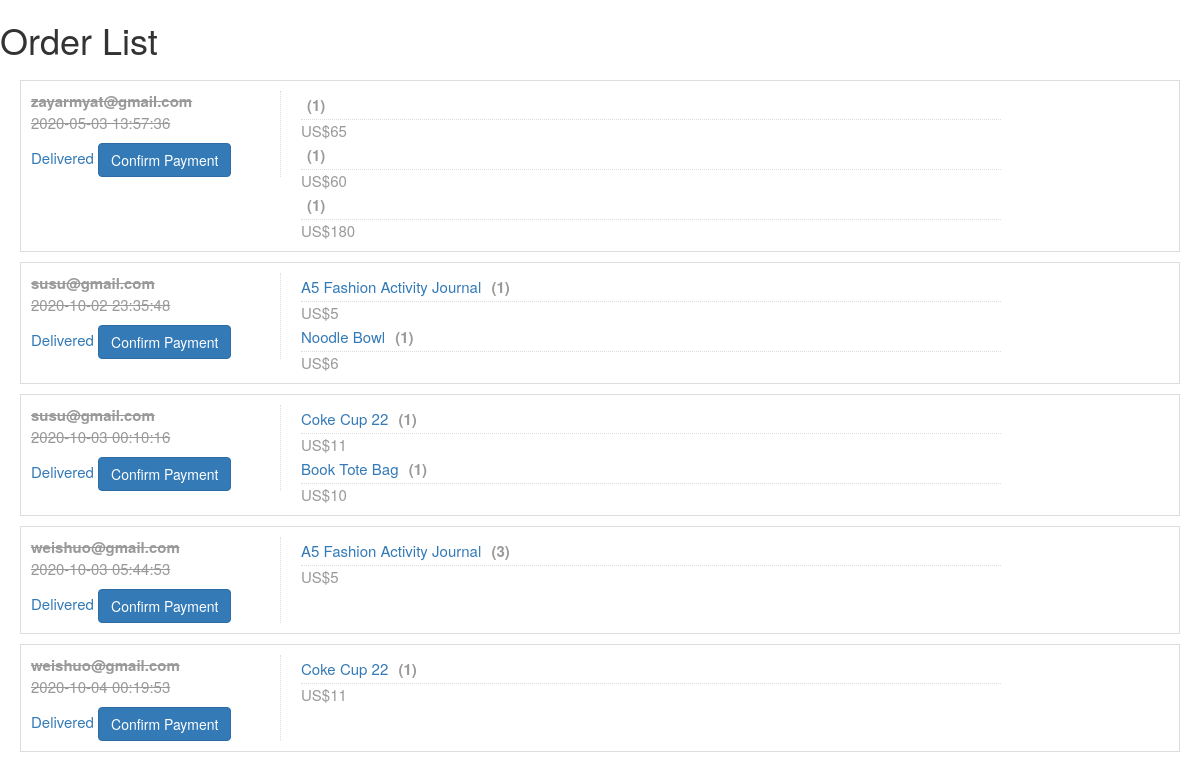
The app's page /admin/order.php with its own data.
### tables this page shows
CREATE TABLE `orders` (
  `order_id` int(11) NOT NULL,
  `customer` varchar(255) NOT NULL,
  `shipping_id` int(11) NOT NULL,
  `status` int(1) NOT NULL,
  `total_amt` float NOT NULL,
  `total_qty` int(11) NOT NULL,
  `payment_type` varchar(255) NOT NULL,
  `created_date` datetime NOT NULL,
  `modified_date` datetime NOT NULL
);

CREATE TABLE `order_items` (
  `order_item_id` int(11) NOT NULL,
  `order_id` int(11) NOT NULL,
  `product_id` int(11) NOT NULL,
  `product_name` varchar(255) NOT NULL,
  `price` varchar(255) NOT NULL,
  `units` int(11) NOT NULL,
  `total` varchar(255) NOT NULL,
  `customer` varchar(255) NOT NULL
);

CREATE TABLE `product` (
  `id` int(11) NOT NULL,
  `product_name` varchar(255) NOT NULL,
  `categories` varchar(255) NOT NULL,
  `sub_cat` varchar(255) NOT NULL,
  `brand` varchar(255) NOT NULL,
  `package` varchar(255) NOT NULL,
  `supplier` varchar(255) NOT NULL,
  `description` text NOT NULL,
  `price` varchar(50) NOT NULL,
  `cover` varchar(255) NOT NULL,
  `qty` int(11) NOT NULL,
  `created_date` datetime NOT NULL,
  `modified_date` datetime NOT NULL
);

### admin/order.php (the view, shortened to what this page needs)
<?php
   include('../confs/config.php');
   include('header.php');
?>
<link rel="stylesheet" type="text/css" href="css/order.css">
<h1>Order List</h1>
<?php
	$orders = mysqli_query($mysqli,"SELECT * FROM orders"); ?>
	<ul class="orders">
	<?php while($order = mysqli_fetch_assoc($orders)):
?>
 <?php if($order['status']): ?>
 	<li class="delivered">
 <?php else: ?>
 	<li>
 <?php endif; ?>
 <div class="order">
 	<b><?php echo $order['customer']; ?></b>
 	<p><?php echo $order['created_date']; ?></p>
 	<?php if($order['status'] == 0){ ?>
 	<a href="order_status.php?id=<?php echo $order['order_id']?>&status=0" >Undo</a>
 	<?php }else if($order['status'] == 2){ ?>
 	<a href="order_status.php?id=<?php echo $order['order_id']?>&status=2" >Waiting Payment</a>
 <?php }else{ ?>
 	<a href="order_status.php?id=<?php echo $order['order_id']?>&status=1"
 	>Delivered</a>
 <?php } ?>
    <a href="" class="btn btn-primary">Confirm Payment</a>
 </div>
 <div class="items">
 	<?php
 		$order_id = $order['order_id'];
 		$items = mysqli_query($mysqli,"SELECT order_items.*,product.product_name FROM order_items LEFT JOIN product ON order_items.product_id = product.id WHERE order_items.order_id = $order_id");
 		while($item = mysqli_fetch_assoc($items)):
 		?>
 		<b><a href=""><?php echo $item['product_name'] ?></a>
 		(<?php echo $item['units'] ?>) </b>
 		US$<?php echo $item['price'] ?>
 	<?php endwhile; ?>
 </div>
 	</li>
<?php endwhile; ?>
</ul>

### admin/css/order.css (style rules this page uses)
ul.orders { list-style: none; margin: 20px; padding: 0; line-height: 1.5em; }
ul.orders li { padding: 10px; border: 1px solid #ddd; margin-bottom: 10px; overflow: hidden; font-size: 15px; }
ul.orders .order { float: left; width: 250px; border-right: 1px dotted #ddd; margin-right: 20px; }
ul.orders .items { float: left; width: 700px; }
ul.orders b, ul.orders i, ul.orders span { display: block; }
ul.orders .items a { font-weight: normal; margin-right: 6px; }
ul.orders .items b { border-bottom: 1px dotted #ddd; line-height: 1.8em; }
ul.orders li.delivered { color: #999; }
li.delivered .order b, li.delivered .order i, li.delivered .order p, li.delivered .order span { text-decoration: line-through; }

### records on screen
orders: customer "zayarmyat@gmail.com", created_date "2020-05-03 13:57:36"
order_items: units "1", price "65"
order_items: units "1", price "60"
order_items: units "1", price "180"
orders: customer "susu@gmail.com", created_date "2020-10-02 23:35:48"
order_items: product.product_name "A5 Fashion Activity Journal", units "1", price "5"
order_items: product.product_name "Noodle Bowl", units "1", price "6"
orders: customer "susu@gmail.com", created_date "2020-10-03 00:10:16"
order_items: product.product_name "Coke Cup 22", units "1", price "11"
order_items: product.product_name "Book Tote Bag", units "1", price "10"
orders: customer "weishuo@gmail.com", created_date "2020-10-03 05:44:53"
order_items: product.product_name "A5 Fashion Activity Journal", units "3", price "5"
orders: customer "weishuo@gmail.com", created_date "2020-10-04 00:19:53"
order_items: product.product_name "Coke Cup 22", units "1", price "11"
